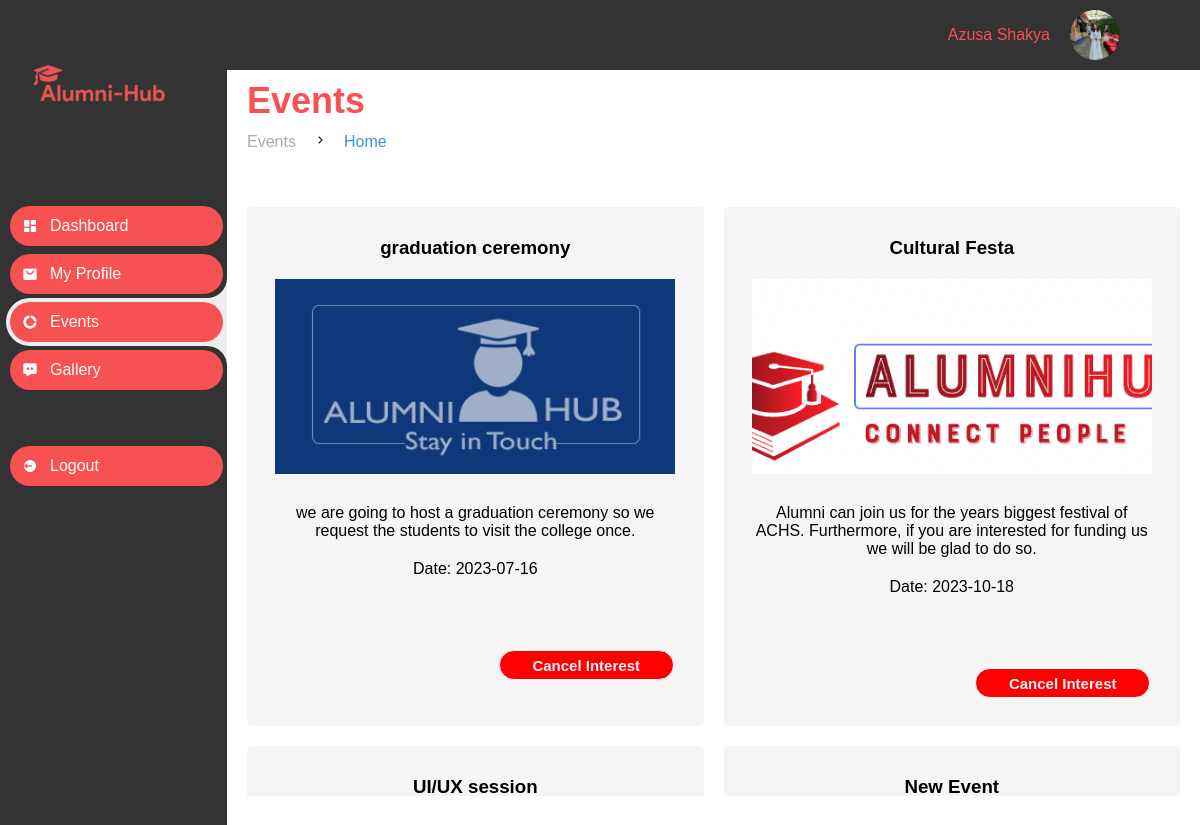
Page /DB_Alumni/Dashboard_events.php (signed in) on the committed database.
### tables this page shows
CREATE TABLE `users` (
  `user_id` int(11) NOT NULL,
  `user_name` varchar(40) NOT NULL,
  `email` varchar(40) NOT NULL,
  `password` varchar(300) NOT NULL,
  `reset_token_hash` varchar(200) DEFAULT NULL,
  `reset_token_expires_at` datetime DEFAULT NULL,
  `address` varchar(40) NOT NULL,
  `DOB` date NOT NULL,
  `phone_no` varchar(15) NOT NULL,
  `bio` varchar(500) NOT NULL DEFAULT 'Write about Yourself:',
  `image` varchar(200) NOT NULL,
  `status` varchar(20) NOT NULL DEFAULT 'pending'
);

CREATE TABLE `events` (
  `id` int(11) NOT NULL,
  `title` varchar(30) NOT NULL,
  `description` varchar(300) NOT NULL,
  `image` varchar(200) NOT NULL,
  `date` date NOT NULL
);

### DB_Alumni/Dashboard_events.php (the view, shortened to what this page needs)
<?php
require_once('Dashboard_template.php');
?>
<section class="right-lower">
    <main>
        <div class="head-title">
            <div class="left">
                <h1>Events</h1>
                <ul class="breadcrumb">
                    <li>
                        <a href="#">Events</a>
                    </li>
                    <li><i class='bx bx-chevron-right'></i></li>
                    <li>
                        <a class="active" href="../Landing_pages/index.php">Home</a>
                    </li>
                </ul>
            </div>
        </div>
        <div class="event-list">
            <?php
            $sql = "SELECT * FROM events";
            $result = mysqli_query($conn, $sql);
            if ($result && mysqli_num_rows($result) > 0) {
                while ($row = mysqli_fetch_assoc($result)) { ?>
                    <?php
                    $eventId = $row['id'];
                    $sqlInterested = "SELECT users.user_name FROM interested_users
                                    JOIN users ON interested_users.user_id = users.user_id
                                    WHERE interested_users.id = '$eventId'";
                    $resultInterested = mysqli_query($conn, $sqlInterested);
                    $interestedUsers = [];
                    if ($resultInterested && mysqli_num_rows($resultInterested) > 0) {
                        while ($interestedRow = mysqli_fetch_assoc($resultInterested)) {
                            $interestedUsers[] = $interestedRow['user_name'];
                        }
                    }
                    ?>
                    <div class="event">
                        <h3>
                            <?= $row['title'] ?>
                        </h3>
                        <div class="event_image">
                            <img src="<?php echo "../images/events/" . $row['image'] ?>" alt="Event Photo" class="image">
                        </div>
                        <p>
                            <?= $row['description'] ?>
                        </p>
                        <p>Date:
                            <?= $row['date'] ?>
                        </p>
                        <?php if (in_array($_SESSION['username'], $interestedUsers)): ?>
                            <form action="../Events/event.php?id=<?= $row['id'] ?>&title=<?= urlencode($row['title']) ?>"
                                method="POST">
                                <button type="submit" name="cancel_interest" class="edit-profile">Cancel Interest</button>
                            </form>
                        <?php endif; ?>
                    </div>
                <?php }
            } else {
                echo "Sorry, There are no events going on or about to happen.";
            }
            ?>
        </div>
    </main>
</section>
</section>
</section>
</div>
</body>
</html>

### DB_Alumni/Dashboard_template.php (shortened to what this page needs)
<!DOCTYPE html>
<html lang="en">
<head>
    <link rel="stylesheet" href="Dashboard.css">
    <link rel='stylesheet' href='https://unpkg.com/boxicons@2.0.9/css/boxicons.min.css'>
    <link rel="stylesheet" href="style.css">
</head>
<body>
    <div class="dashboard">
        <section id="sidebar">
            <div class="icon1">
                <a href="../Landing_pages/index.php"><img src="../images/newlogo.png" alt="Logo1">
                </a>
            </div>
            <ul class="side-menu top">
                <li>
                    <a href="Dashboard.php">
                        <i class='bx bxs-dashboard'></i>
                        <span class="text">Dashboard</span>
                    </a>
                </li>
                <li>
                    <a href="Dashboard_profile.php">
                        <i class='bx bxs-shopping-bag-alt'></i>
                        <span class="text">My Profile</span>
                    </a>
                </li>
                <li>
                    <a href="Dashboard_events.php">
                        <i class='bx bxs-doughnut-chart'></i>
                        <span class="text">Events</span>
                    </a>
                </li>
                <li>
                    <a href="../Landing_pages/Gallery.php">
                        <i class='bx bxs-message-dots'></i>
                        <span class="text">Gallery</span>
                    </a>
                </li>
            </ul>
            <ul class="side-menu">
                <li>
                    <a href="../logout.php" class="logout">
                        <i class='bx bxs-log-out-circle'></i>
                        <span class="text">Logout</span>
                    </a>
                </li>
            </ul>
        </section>
        <?php
        include "../connect.php";
        $userId = $_SESSION['user_id'];
        $sql = "SELECT u.*, s.*, r.*, f.*, c.*, b.*
                FROM users u
                JOIN role_junction rj on rj.user_id = u.user_id
                JOIN role r on rj.role_id = r.role_id
                JOIN students s on s.user_id = u.user_id
                JOIN faculties f on f.faculty_id = s.faculty_id
                JOIN courses c on c.course_id = s.course_id
                JOIN batch b on b.batch_id = s.batch_id
                WHERE u.user_id = '$userId'";
        $result = mysqli_query($conn, $sql);
        if ($result) {
            if (mysqli_num_rows($result) > 0) {
                $row = mysqli_fetch_assoc($result);
            } else {
                echo "No user found";
            }
        } else {
            echo "error executing sql query" . mysqli_error($conn);
        }
        ?>
        <section class="main">
            <section class="right-upper">
                <div class="right_about">
                    <div>
                        <p>
                            <?php echo $_SESSION['username']; ?>
                        </p>
                    </div>
                    <div class="profile">
                        <img src="<?php echo "../images/profile/" . $row['image']; ?>" alt="Avatar" class="avatar">
                    </div>
                </div>
            </section>
            <section class="content">

### DB_Alumni/Dashboard.css (style rules this page uses)
* { margin: 0; padding: 0; box-sizing: border-box; font-family: 'poppins', sans-serif; }
* { scroll-behavior: smooth; }
html { background-color: var(--grey); }
.dashboard { width: 100%; height: 100vh; box-sizing: border-box; display: flex; }
section.main { width: 100%; }
.right-upper { display: flex; justify-content: right; width: 100%; height: 70px; flex-wrap: wrap; align-items: center; background-color:#333; }
.right-upper::before { content: ''; position: absolute; width: 40px; height: 40px; bottom: 686px; left: 237px; border-radius: 50%; box-shadow: -20px -20px 0 #333; }
.right-lower { height: 726px; overflow: auto; }
.right-lower .head-title .left h1 { font-family: 'poppins', sans-serif; color: #F85151; }
.profile .avatar { vertical-align: middle; width: 50px; height: 50px; border-radius: 50%; object-fit: cover; }
.icon1 { margin: 0 0 0 25px; }
.right_about { display: flex; align-items: center; flex-wrap: wrap; height: 60px; margin: 0 55px 0 0; }
.right_about div p { color: #F85151; font-family: 'poppins', sans-serif; margin: 0 20px 0 0; }
.profile { margin: 0 25px 0 0; }
#sidebar { width: 280px; height: 100%; background: #333; z-index: 1; font-family: var(--lato); transition: .3s ease; overflow-x: hidden; scrollbar-width: none; }
#sidebar .side-menu.top { width: 100%; }
#sidebar .side-menu { margin-top: 48px; }
#sidebar .side-menu li { height: 48px; background: transparent; margin-left: 6px; border-radius: 48px 0 0 48px; padding: 4px; }
#sidebar .side-menu li.active { background: var(--grey); position: relative; }
#sidebar .side-menu li.active::before { content: ''; position: absolute; width: 40px; height: 40px; border-radius: 50%; top: -40px; right: 0; box-shadow: 20px 20px 0 var(--grey); z-index: -1; }
#sidebar .side-menu li.active::after { content: ''; position: absolute; width: 40px; height: 40px; border-radius: 50%; bottom: -40px; right: 0; box-shadow: 20px -20px 0 var(--grey); z-index: -1; }
#sidebar .side-menu li a { width: 100%; height: 100%; background: #F85151; display: flex; align-items: center; border-radius: 48px; font-size: 16px; color: #ffffff; white-space: nowrap; overflow-x: hidden; }
#sidebar .side-menu.top li.active a { color: #ffffff; }
#sidebar .side-menu li a.logout { color: #ffffff; }
#sidebar .side-menu li a .bx { min-width: calc(60px - ((4px + 6px) * 2)); display: flex; justify-content: center; }
a { text-decoration: none; }
li { list-style: none; }
:root { --poppins: 'Poppins', sans-serif; --lato: 'Lato', sans-serif; --light: #F9F9F9; --blue: #3C91E6; --light-blue: #CFE8FF; --grey: #eee; --dark-grey: #AAAAAA; --dark: #342E37; --red: #DB504A; --yellow: #FFCE26; --light-yellow: #FFF2C6; --orange: #FD7238; --light-orange: #FFE0D3; }
main { width: 100%; padding: 10px 20px; font-family: var(--poppins); }
main .head-title { display: flex; align-items: center; justify-content: space-between; grid-gap: 16px; flex-wrap: wrap; }
main .head-title .left h1 { font-size: 36px; font-weight: 600; margin-bottom: 10px; color: var(--dark); }
main .head-title .left .breadcrumb { display: flex; align-items: center; grid-gap: 16px; }
main .head-title .left .breadcrumb li { color: var(--dark); }
main .head-title .left .breadcrumb li a { color: var(--dark-grey); pointer-events: none; }
main .head-title .left .breadcrumb li a.active { color: var(--blue); pointer-events: unset; }
.edit-profile { width: 40%; height: 30px; margin: 52px 20px 18px 0px; border: 1px solid; background: red; color: #e9f4fb; border-radius: 25px; font-size: 15px; font-weight: 700; cursor: pointer; transition: .3s; outline: none; float: right; }
.event-list { display: grid; grid-template-columns: repeat(auto-fit, minmax(300px, 1fr)); gap: 20px; margin-top: 56px; }
.event { background-color: #f5f5f5; padding: 10px; border-radius: 5px; }
.event h3, .event p { margin: 20px; text-align: center; }
.event_image { display: flex; justify-content: center; margin: 20px 10px 20px 10px; }
.event_image .image { vertical-align: middle; width: 400px; height: 195px; object-fit: cover; max-width: 100%; margin-bottom: 10px; }

### Landing_pages/style.css (style rules this page uses)
* { margin: 0; padding: 0; box-sizing: border-box; font-family: 'poppins', sans-serif; }
body { font-family: montserrat; background: white; height: 100vh; }
a { text-decoration: none; }
* { scroll-behavior: smooth; }
ul { list-style: none; }

### rows in the picture
users: image (picture)
events: title "graduation ceremony", image (picture), description "we are going to host a graduation ceremony so we request the students to visit the college once.", date "2023-07-16"
events: title "Cultural Festa", image (picture), description "Alumni can join us for the years biggest festival of ACHS. Furthermore, if you are interested for funding us we will be glad to do so.", date "2023-10-18"
events: title "UI/UX session"
events: title "New Event"

### other values in the picture
$_SESSION['username'] "Azusa Shakya"
